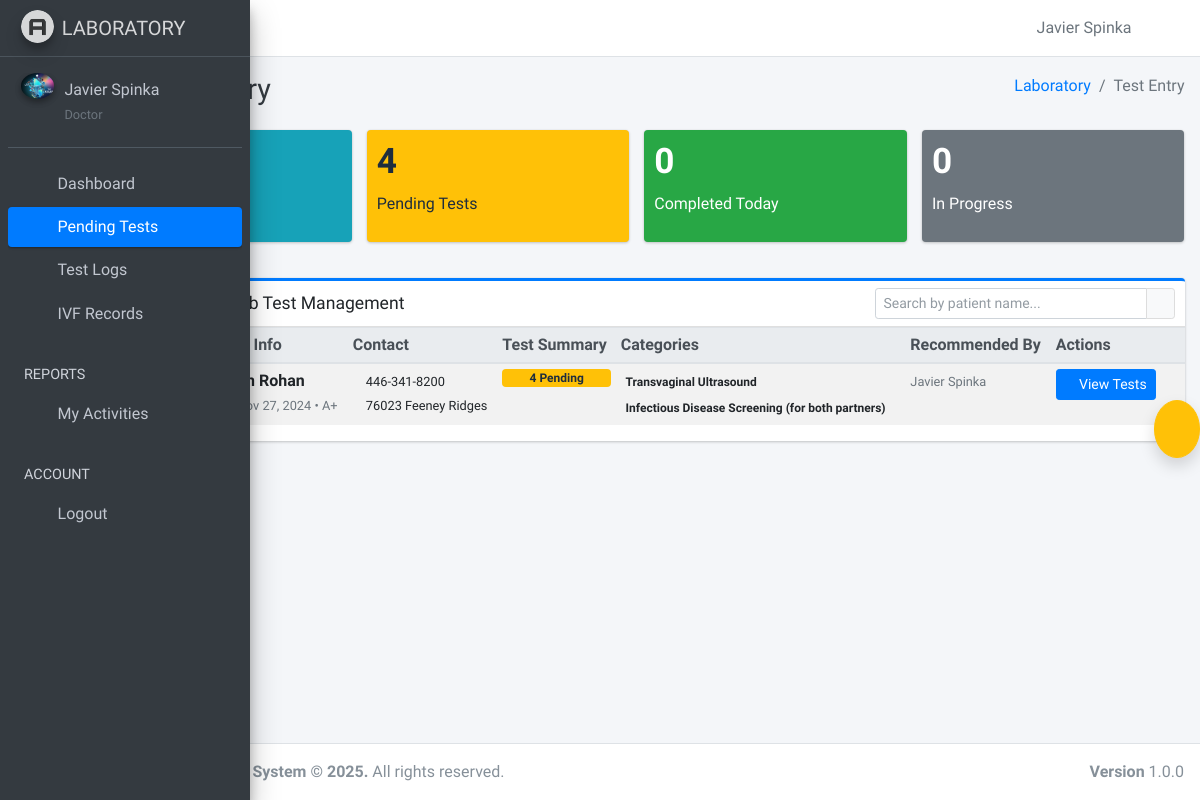
/l/test_entry (signed in), run on an earlier commit of the app's database.
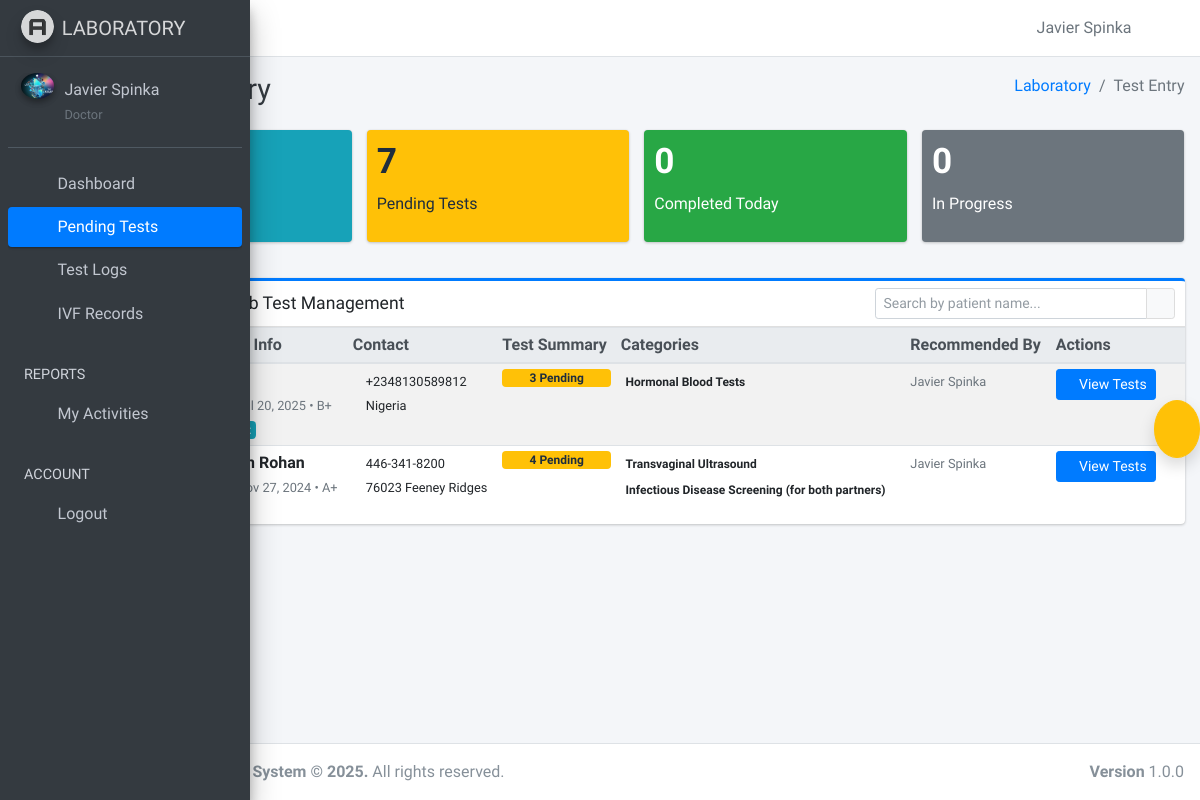
And on a later commit of the database.
### hospapp/models.py (models this page shows, shortened)
class Patient(models.Model):
    BLOOD_GROUP_CHOICES = [
        ('A+', 'A+'), ('A-', 'A-'),
        ('B+', 'B+'), ('B-', 'B-'),
        ('AB+', 'AB+'), ('AB-', 'AB-'),
        ('O+', 'O+'), ('O-', 'O-'),
    ]
    STATUS_CHOICES = [
        ('critical', 'Critical'),
        ('recovered', 'Recovered'),
        ('stable', 'Stable'),
    ]
    RELATIONSHIP_CHOICES = [
        ('Spouse', 'Spouse'),
        ('Father', 'Father'),
        ('Mother', 'Mother'),
        ('Son', 'Son'),
        ('Daughter', 'Daughter'),
        ('Brother', 'Brother'),
        ('Sister', 'Sister'),
        ('Guardian', 'Guardian'),
        ('Friend', 'Friend'),
        ('Other', 'Other'),
    ]
    address = models.TextField()
    blood_group = models.CharField(max_length=3, choices=BLOOD_GROUP_CHOICES, default='O+')
    date_of_birth = models.DateField()
    date_registered = models.DateTimeField(auto_now_add=True)
    email = models.EmailField(blank=True, null=True)
    first_time = models.CharField(max_length=20, blank=True)
    full_name = models.CharField(max_length=200)
    gender = models.CharField(max_length=10)
    id_number = models.CharField(max_length=100, blank=True)
    id_type = models.CharField(max_length=20, blank=True)
    marital_status = models.CharField(max_length=20)
    nationality = models.CharField(max_length=50)
    phone = models.CharField(max_length=15)
    photo = models.ImageField(upload_to='patient_photos/', blank=True, null=True)
    state_of_origin = models.CharField(max_length=50, blank=True)
    patient_id = models.CharField(max_length=100, unique=True, editable=False)
    registered_by = models.ForeignKey(User, on_delete=models.SET_NULL, null=True, blank=True, related_name='patients_registered')
    next_of_kin_name = models.CharField(max_length=100)
    next_of_kin_phone = models.CharField(max_length=15)
    next_of_kin_relationship = models.CharField(max_length=20, choices=RELATIONSHIP_CHOICES, blank=True, null=True)
    next_of_kin_email = models.EmailField(blank=True, null=True)
    next_of_kin_address = models.TextField(blank=True, null=True)
    diagnosis = models.TextField(blank=True, null=True)
    is_inpatient = models.BooleanField(default=False)
    medication = models.TextField(blank=True, null=True)
    notes = models.TextField(blank=True, null=True)
    referred_by = models.CharField(max_length=100, blank=True, null=True)
    status = models.CharField(max_length=20, choices=STATUS_CHOICES, default='stable')
    class Meta:
        ordering = ['-date_registered']

class TestCategory(models.Model):
    name = models.CharField(max_length=100, unique=True)
    class Meta:
        verbose_name_plural = "Test Categories"

### hospapp/views.py (the view)
# urls.py: path('l/test_entry', views.lab_test_entry, name='lab_test_entry'),
@login_required(login_url='home')
def lab_test_entry(request):
    lab_tests = LabTest.objects.select_related('patient', 'category').filter(
        status='pending'
    ).order_by('-requested_at')
    tests_by_status = {
        'pending': lab_tests,
        'completed': LabTest.objects.none(),  # no need for completed here
        'in_progress': LabTest.objects.none()  # not used either
    }
    tests_data = []
    for test in lab_tests:
        tests_data.append({
            'test': test,
            'patient': test.patient,
            'category': test.category,
            'status': test.status,
            'requested_at': test.requested_at,
            'date_performed': test.date_performed,
            'requested_by': test.requested_by.get_full_name() if test.requested_by else 'System',
            'performed_by': test.performed_by.get_full_name() if test.performed_by else 'N/A'
        })
    patient_map = {}
    for item in tests_data:
        patient_id = item['patient'].id
        if patient_id not in patient_map:
            patient_map[patient_id] = {
                'patient': item['patient'],
                'tests': [],
                'categories': set(),
                'requested_by': item['requested_by'],
                'pending_count': 0,
                'in_progress_count': 0,
                'completed_count': 0,
                'total_tests': 0,
                'referred_by': item['requested_by']
            }
        patient_map[patient_id]['tests'].append(item['test'])
        patient_map[patient_id]['categories'].add(item['category'])
        patient_map[patient_id]['pending_count'] += 1
        patient_map[patient_id]['total_tests'] += 1
    today = timezone.now().date()
    stats = {
        'total_tests': lab_tests.count(),
        'total_pending_tests': lab_tests.count(),
        'total_completed_today': LabTest.objects.filter(status='completed', date_performed__date=today).count(),
        'total_in_progress': 0,
        'total_categories': TestCategory.objects.count(),
        'unique_patients': len(patient_map),
        'total_patients': len(patient_map),  # used by your template stats
    }
    context = {
        'tests_data': tests_data,
        'test_categories': TestCategory.objects.all(),
        'patients_data': patient_map.values(),
        'stats': stats,
        'debug_info': {
            'total_tests_fetched': len(tests_data),
            'test_categories_count': TestCategory.objects.count(),
            'pending_tests_count': lab_tests.count(),
            'methods_used': [
                'Filtered: status=pending & doctor_comments=0',
                'Grouped by patient',
                'Structured stats for dashboard'
            ]
        } if request.user.is_superuser else None
    }
    return render(request, 'laboratory/test_entry.html', context)

### hospapp/templates/laboratory/test_entry.html (shortened to what the changed rows need)
{% extends "laboratory/base.html" %}
{% load static %}
{% block content %}
<section class="content-header">
    <div class="container-fluid">
        <div class="row mb-2">
            <div class="col-sm-6">
                <h1 class="m-0 text-dark">Lab Test Entry</h1>
            </div>
        </div>
    </div>
</section>
<section class="content">
    <div class="container-fluid">
        <div class="row mb-3">
            <div class="col-lg-3 col-6">
                <div class="small-box bg-warning">
                    <div class="inner">
                        <h3>{{ stats.total_pending_tests|default:0 }}</h3>
                        <p>Pending Tests</p>
                    </div>
                </div>
            </div>
        </div>
        <div class="card card-outline card-primary">
            <div class="card-body p-0">
                <div class="table-responsive">
                    <table class="table table-hover table-striped table-sm">
                        <thead class="thead-light">
                            <tr>
                                <th>Patient ID</th>
                                <th>Patient Info</th>
                                <th>Contact</th>
                                <th>Test Summary</th>
                                <th>Categories</th>
                                <th>Recommended By</th>
                                <th>Actions</th>
                            </tr>
                        </thead>
                        <tbody id="patientsTableBody">
                            {% for patient_data in patients_data %}
                            <tr data-patient-name="{{ patient_data.patient.full_name|lower }}">
                                <td>
                                    <span class="badge badge-secondary">{{ patient_data.patient.patient_id }}</span>
                                </td>
                                <td>
                                    <div>
                                        <strong>{{ patient_data.patient.full_name }}</strong>
                                        <br>
                                        <small class="text-muted">
                                            {{ patient_data.patient.date_of_birth|date:"M d, Y" }} •
                                            {{ patient_data.patient.blood_group|default:"N/A" }}
                                        </small>
                                        {% if patient_data.patient.is_inpatient %}
                                        <br><span class="badge badge-info">Inpatient</span>
                                        {% endif %}
                                    </div>
                                </td>
                                <td>
                                    <small>
                                        <i class="fas fa-phone"></i> {{ patient_data.patient.phone|default:"N/A" }}
                                        <br>
                                        <i class="fas fa-map-marker-alt"></i> {{ patient_data.patient.address|truncatechars:30|default:"N/A" }}
                                    </small>
                                </td>
                                <td>
                                    <div class="d-flex flex-column">
                                        {% if patient_data.pending_count > 0 %}
                                        <span class="badge badge-warning mb-1">{{ patient_data.pending_count }} Pending</span>
                                        {% endif %}
                                    </div>
                                </td>
                                <td>
                                    {% if patient_data.categories %}
                                    {% for category in patient_data.categories %}
                                    <span class="badge badge-outline mb-1">{{ category.name }}</span>
                                    {% if not forloop.last %}<br>{% endif %}
                                    {% endfor %}
                                    {% else %}
                                    <small class="text-muted">No categories</small>
                                    {% endif %}
                                </td>
                                <td>
                                    <small class="text-muted">{{ patient_data.referred_by|default:"Walk-in" }}</small>
                                </td>
                                <td>
                                    <a href="{% url 'test_details' patient_data.patient.id %}" class="btn btn-primary btn-sm" title="View Test Details">
                                        <i class="fas fa-eye"></i> View Tests
                                    </a>
                                </td>
                            </tr>
                            {% endfor %}
                        </tbody>
                    </table>
                </div>
            </div>
        </div>
    </div>
</section>
{% endblock %}

What changed in the data, as far as the page shows it:
added Patient: patient.date_of_birth "Jul 20, 2025", patient.blood_group "B+", patient.phone "+2348130589812", patient.address "Nigeria", pending_count "3", referred_by "Javier Spinka"
now on this page (row unchanged): TestCategory: name "Hormonal Blood Tests", shown under "Jul 20, 2025"
Also different on the page:
{{ stats.total_pending_tests|default:0 }}: "4" → "7"
